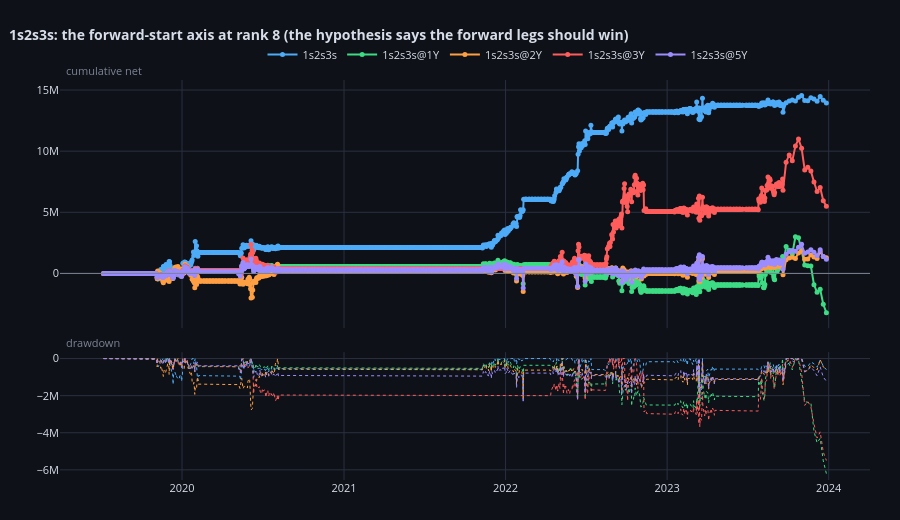

Notebook code cell kept with this figure:
### Code cell
_win_spec_fly = SPECS[WIN_CFG.fly_id]
_curves2 = {}
for _f in CFG.forward_starts:
    _fid = _win_spec_fly.shape if _f <= 0 else f"{_win_spec_fly.shape}@{int(_f)}Y"
    _curves2[f"{_fid}"] = _book(
        simulate_cell(INP, dataclasses.replace(WIN_CFG, fly_id=_fid)).daily["pnl_net"])
fig = compare_curves(_curves2, title=f"{_win_spec_fly.shape}: the forward-start axis at "
                                     f"rank {WIN_CFG.pack_rank} "
                                     f"(the hypothesis says the forward legs should win)")
fig.show()

### Figure 1 — Plotly figure (JSON) as saved in the notebook; plotly's stock layout.template omitted (floating-point values rounded to 4 significant figures; data arrays with more than 128 entries replaced by an {"elided": "..."} marker saying what was removed)
{"data": [{"hovertemplate": "<b>1s2s3s</b><br>%{x|%Y-%m-%d}<br>cum %{y:.3f}<extra></extra>", "line": {"color": "#4dabf7", "width": 2}, "marker": {"size": 5}, "mode": "lines+markers", "name": "1s2s3s", "type": "scatter", "x": {"elided": "1062 str values"}, "xaxis": "x", "y": {"elided": "1062 float values"}, "yaxis": "y"}, {"hoverinfo": "skip", "line": {"color": "#4dabf7", "dash": "dot", "width": 1}, "mode": "lines", "name": "1s2s3s dd", "showlegend": false, "type": "scatter", "x": {"elided": "1062 str values"}, "xaxis": "x2", "y": {"elided": "1062 float values"}, "yaxis": "y2"}, {"hovertemplate": "<b>1s2s3s@1Y</b><br>%{x|%Y-%m-%d}<br>cum %{y:.3f}<extra></extra>", "line": {"color": "#3ddc84", "width": 2}, "marker": {"size": 5}, "mode": "lines+markers", "name": "1s2s3s@1Y", "type": "scatter", "x": {"elided": "1062 str values"}, "xaxis": "x", "y": {"elided": "1062 float values"}, "yaxis": "y"}, {"hoverinfo": "skip", "line": {"color": "#3ddc84", "dash": "dot", "width": 1}, "mode": "lines", "name": "1s2s3s@1Y dd", "showlegend": false, "type": "scatter", "x": {"elided": "1062 str values"}, "xaxis": "x2", "y": {"elided": "1062 float values"}, "yaxis": "y2"}, {"hovertemplate": "<b>1s2s3s@2Y</b><br>%{x|%Y-%m-%d}<br>cum %{y:.3f}<extra></extra>", "line": {"color": "#ff9f43", "width": 2}, "marker": {"size": 5}, "mode": "lines+markers", "name": "1s2s3s@2Y", "type": "scatter", "x": {"elided": "1062 str values"}, "xaxis": "x", "y": {"elided": "1062 float values"}, "yaxis": "y"}, {"hoverinfo": "skip", "line": {"color": "#ff9f43", "dash": "dot", "width": 1}, "mode": "lines", "name": "1s2s3s@2Y dd", "showlegend": false, "type": "scatter", "x": {"elided": "1062 str values"}, "xaxis": "x2", "y": {"elided": "1062 float values"}, "yaxis": "y2"}, {"hovertemplate": "<b>1s2s3s@3Y</b><br>%{x|%Y-%m-%d}<br>cum %{y:.3f}<extra></extra>", "line": {"color": "#ff5c5c", "width": 2}, "marker": {"size": 5}, "mode": "lines+markers", "name": "1s2s3s@3Y", "type": "scatter", "x": {"elided": "1062 str values"}, "xaxis": "x", "y": {"elided": "1062 float values"}, "yaxis": "y"}, {"hoverinfo": "skip", "line": {"color": "#ff5c5c", "dash": "dot", "width": 1}, "mode": "lines", "name": "1s2s3s@3Y dd", "showlegend": false, "type": "scatter", "x": {"elided": "1062 str values"}, "xaxis": "x2", "y": {"elided": "1062 float values"}, "yaxis": "y2"}, {"hovertemplate": "<b>1s2s3s@5Y</b><br>%{x|%Y-%m-%d}<br>cum %{y:.3f}<extra></extra>", "line": {"color": "#9b8cff", "width": 2}, "marker": {"size": 5}, "mode": "lines+markers", "name": "1s2s3s@5Y", "type": "scatter", "x": {"elided": "1062 str values"}, "xaxis": "x", "y": {"elided": "1062 float values"}, "yaxis": "y"}, {"hoverinfo": "skip", "line": {"color": "#9b8cff", "dash": "dot", "width": 1}, "mode": "lines", "name": "1s2s3s@5Y dd", "showlegend": false, "type": "scatter", "x": {"elided": "1062 str values"}, "xaxis": "x2", "y": {"elided": "1062 float values"}, "yaxis": "y2"}], "layout": {"annotations": [{"font": {"color": "#7b8394", "size": 11}, "showarrow": false, "text": "cumulative net", "x": 0.005, "xanchor": "left", "xref": "paper", "y": 1.0, "yanchor": "bottom", "yref": "paper"}, {"font": {"color": "#7b8394", "size": 11}, "showarrow": false, "text": "drawdown", "x": 0.005, "xanchor": "left", "xref": "paper", "y": 0.3196, "yanchor": "bottom", "yref": "paper"}], "font": {"color": "#d8dee9", "size": 11}, "height": 520, "hoverlabel": {"bgcolor": "#161a23", "bordercolor": "#2a3040"}, "hovermode": "x unified", "legend": {"bgcolor": "rgba(0,0,0,0)", "orientation": "h", "x": 0.25, "y": 1.1}, "margin": {"b": 40, "l": 60, "r": 30, "t": 80}, "paper_bgcolor": "#0e1117", "plot_bgcolor": "#0e1117", "shapes": [{"line": {"color": "#7b8394", "width": 1}, "type": "line", "x0": 0, "x1": 1, "xref": "x domain", "y0": 0, "y1": 0, "yref": "y"}], "title": {"font": {"size": 14}, "text": "<b>1s2s3s: the forward-start axis at rank 8 (the hypothesis says the forward legs should win)</b>", "x": 0.01}, "xaxis": {"anchor": "y", "domain": [0.0, 1.0], "gridcolor": "#2a3040", "matches": "x2", "showgrid": true, "showspikes": true, "showticklabels": false, "spikecolor": "#7b8394", "spikedash": "dot", "spikemode": "across", "spikesnap": "cursor", "spikethickness": 1}, "xaxis2": {"anchor": "y2", "domain": [0.0, 1.0], "gridcolor": "#2a3040", "showgrid": true, "showspikes": true, "spikecolor": "#7b8394", "spikedash": "dot", "spikemode": "across", "spikesnap": "cursor", "spikethickness": 1}, "yaxis": {"anchor": "x", "domain": [0.3796, 1.0], "gridcolor": "#2a3040", "showgrid": true, "zeroline": false}, "yaxis2": {"anchor": "x2", "domain": [0.0, 0.3196], "gridcolor": "#2a3040", "showgrid": true, "zeroline": false}}}
